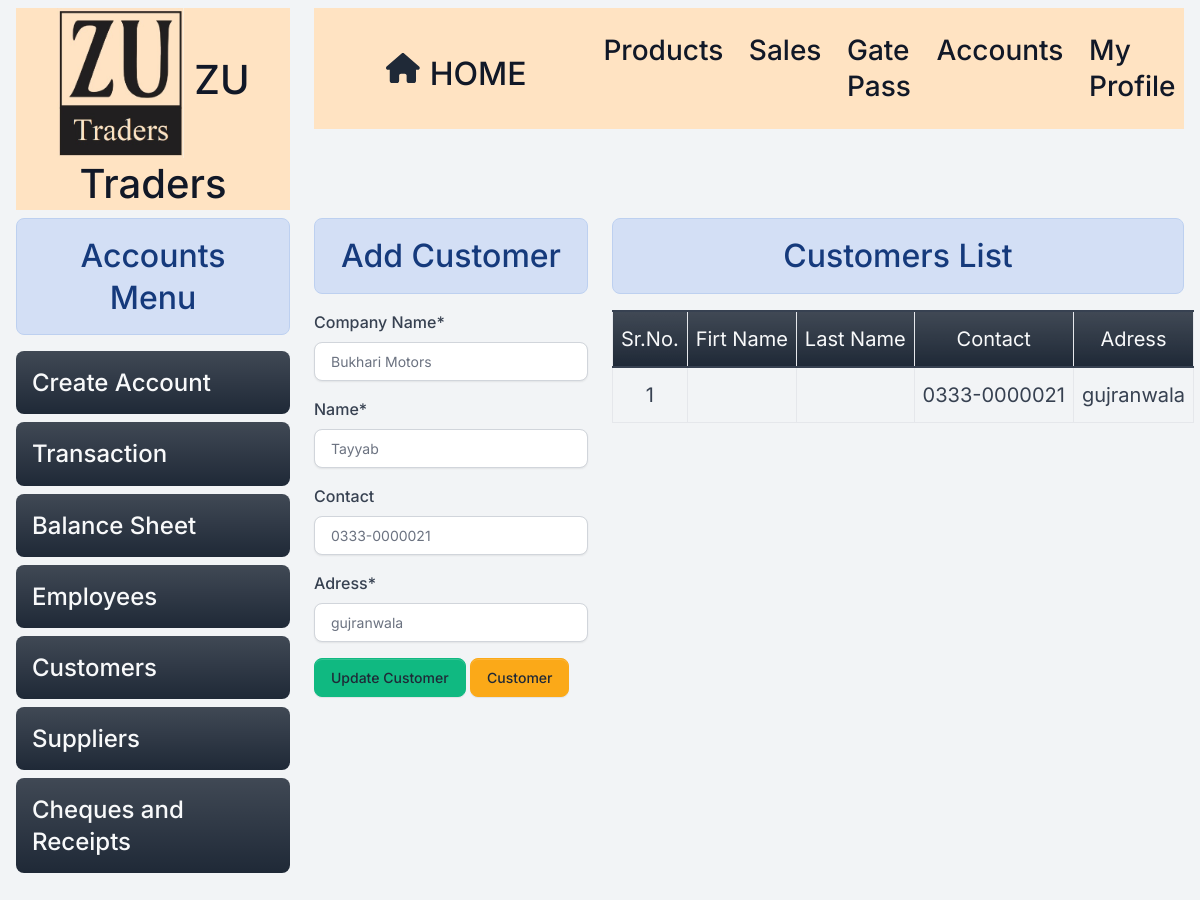
Page /customer/1 (signed in) on the committed database.
### home/models.py (models this page shows, shortened)
class Customer(models.Model):
    coname=models.CharField(max_length=255)
    name=models.CharField(max_length=255)
    adress=models.CharField(max_length=255)
    contact=models.CharField(max_length=12,null=True,unique=True,blank=True)
    is_deleted = models.BooleanField(default=False)

### home/views/customers.py (the view)
# urls.py: path('customer/<int:id>', customers.edit_customer , name="editcustomer"),
@login_required
@permission_required('home.change_customer', login_url='/login/')
def edit_customer(request,id):
    data={}
    if request.method == 'POST':
      mydata=Customer.objects.get(id=id)
      form = Customer_form(request.POST,instance=mydata)
      if form.is_valid():
        form.save()
        messages.success(request,"Customer Updated successfully !!")
        return redirect('addcustomer')
    else:
      mydata=Customer.objects.get(id=id)
      form = Customer_form(instance=mydata)
    data={'form': form, 'mydata':mydata,'update':True}
    return render(request, 'customers/add_customer.html', data)

### home/forms.py
class Customer_form(forms.ModelForm):
    class Meta:
        model = Customer
        fields = ['coname', 'name','contact','adress']
        labels={'coname':'Company Name','name':'Name',
                'contact':'Contact','adress':'Adress',}
    def __init__(self, *args, **kwargs):
        super(Customer_form, self).__init__(*args, **kwargs)
        placeholders = {
            'coname': 'Enter first name',
            'name': 'Enter full name',
            'contact': '0000-0000000',
            'adress':'Enter Adress here'
        }
        for field_name, placeholder in placeholders.items():
            self.fields[field_name].widget.attrs.update({'placeholder': placeholder})

### templates/customers/add_customer.html (shortened to what this page needs)
{% extends 'base.html' %}
{% load crispy_forms_tags %}
{% block content %}
<div class="container-fluid mb-5 ">
<div class="row">
  {% include 'accounts/accounts_menu.html' %}
    <div class="col-3 ">
      <h2 class="text-center  alert alert-info">Add Customer</h2>
      <form method="post" enctype="multipart/form-data">
        {{form|crispy}}
        <input type="submit" class="btn btn-success" {% if update %} value="Update Customer" {% else %} value="Add Customer" {%endif %}>
        <a href= "/customers/" class="btn btn-warning" >Customer</a>
      </form>
    </div>
    <div class="col-6 ">
      <h2 class="text-center alert alert-info">Customers List</h2>
      {% if mydata %}
      <table class="table table-stripped table-bordered" id="petrol-table">
        <colgroup>
          <col width="10%">
          <col width="15%">
          <col width="15%">
          <col width="15%">
          <col width="15%">
      </colgroup>
        <thead>
          <tr class="bg-primary bg-gradient text-light text-center fs-5">
            <td class="text-center fs-5" >Sr.No.</td>
            <td class="text-center fs-5" >Firt Name</td>
            <td class="text-center fs-5" >Last Name</td>
            <td class="text-center fs-5" >Contact</td>
            <td class="text-center fs-5" >Adress</td>
          </tr>
        </thead>
        <tbody>
          {% if update %}
          <tr>
            <td class="text-center fs-5" >{{mydata.id}}</td>
            <td class="text-center fs-5">{{mydata.firstname}}</td>
            <td class="text-center fs-5">{{mydata.lastname}}</td>
            <td class="text-center fs-5">{{mydata.contact}}</td>
            <td class="text-center fs-5">{{mydata.adress}}</td>
          </tr>
          {% endif %}
        </tbody>
      </table>
      {% else %}
      <h4 class="text-center alert alert-warning">No Record Found</h4>
      {% endif %}
    </div>
  </div>
</div>
{% endblock content %}

### static/assets/default/css/style.css (style rules this page uses)
html, body { height: 100%; width: 100%; max-height: 100%; overflow: auto; display: flex; flex-direction: column; }

### rows in the picture
Customer: coname "Bukhari Motors", name "Tayyab", contact "0333-0000021", adress "gujranwala", id "1"
